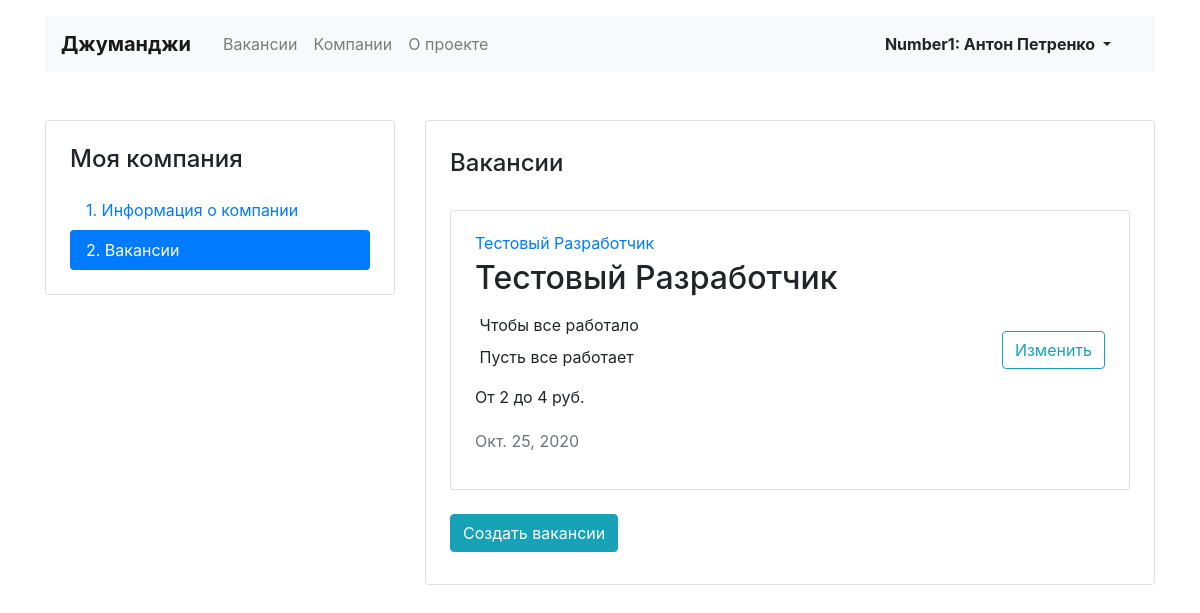
Page /mycompany/vacancies (signed in) on the earlier database version.
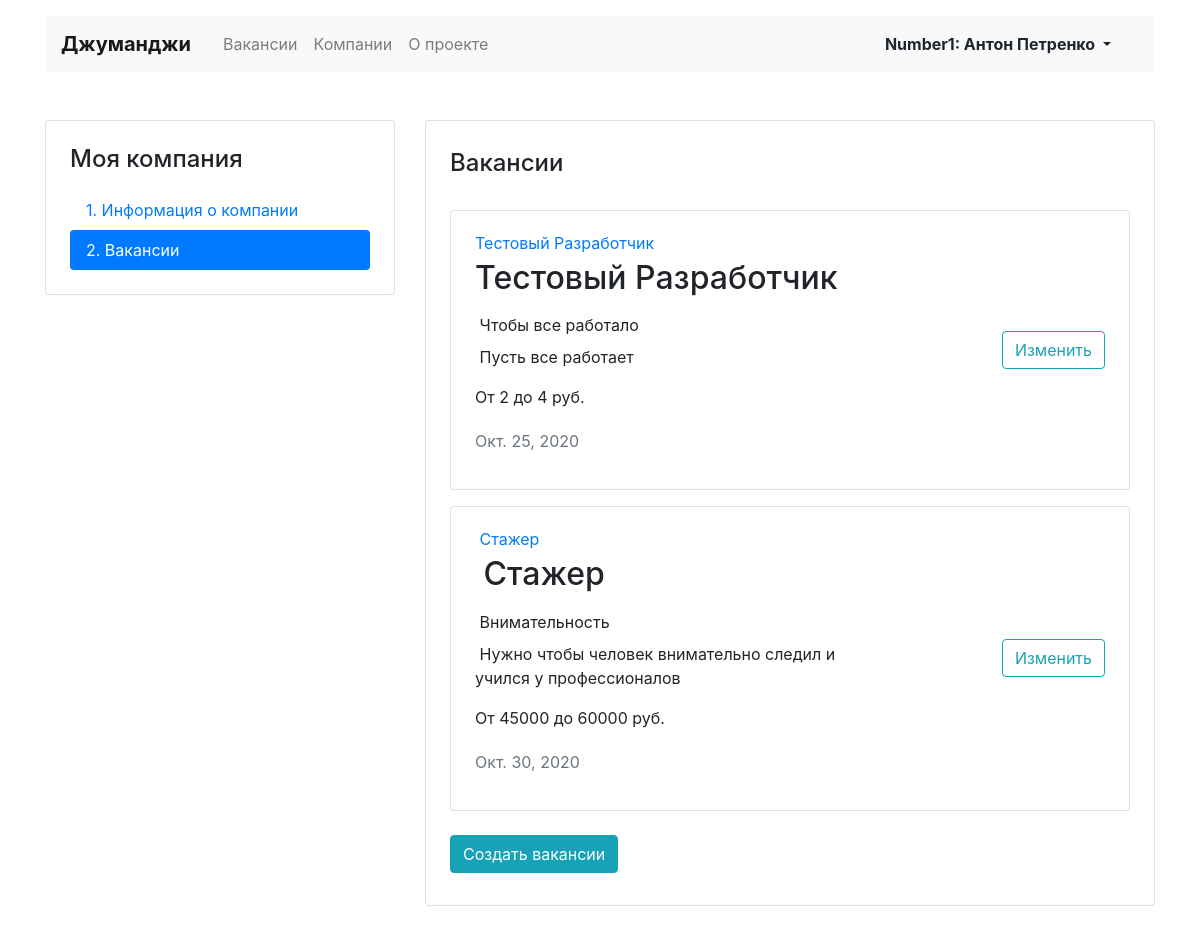
Same page on the later database version.
### jumanji/models.py (models this page shows)
class Vacancy(models.Model):
    title = models.CharField(max_length=25)
    skills = models.CharField(max_length=100)
    description = models.CharField(max_length=200)
    salary_min = models.IntegerField()
    salary_max = models.IntegerField()
    published_at = models.DateField()
    specialty = models.ForeignKey(Specialty, on_delete=models.CASCADE, related_name='vacancies', unique=False)
    company = models.ForeignKey(Company, on_delete=models.CASCADE, related_name='vacancies', unique=False)

### jumanji/views.py (the view)
# urls.py: path('mycompany/vacancies', views.vacancies_list_mycompany_view, name='mycompany_vacancies'),
def vacancies_list_mycompany_view(request):
    Anonymous = request.user.is_anonymous
    if Anonymous is False:
        try:
            company_by_user_id = models.Company.objects.get(owner_id=User.objects.get(username=request.user).id).id
            vacncies_company_by_user = models.Vacancy.objects.filter(company=company_by_user_id)
            count_vacncies_company_by_user = models.Vacancy.objects.filter(company=company_by_user_id).count()
            return render(request, 'vacancy-list.html', context={
                'vacancies': vacncies_company_by_user,
                'count_vacancies': count_vacncies_company_by_user
            })
        except ObjectDoesNotExist:
            return HttpResponseRedirect(reverse('mycompany'))
    else:
        return HttpResponseRedirect(reverse('register'))

### templates/vacancy-list.html (shortened to what this page needs)
{% extends 'base.html' %}
{% block content %}
  <main class="container mt-3 pb-5">
    <div class="row mt-5">
      <div class="col-12 col-lg-4">
        <aside class="pt-3 pb-4 px-4 mb-5 card">
          <h1 class="h4 pt-2 pb-2">Моя компания</h1>
          <div class="nav flex-column nav-pills" id="v-pills-tab" role="tablist" aria-orientation="vertical">
            <a class="nav-link" href="{% url 'mycompany' %}">1. Информация о&nbsp;компании</a>
            <a class="nav-link active" href="">2. Вакансии</a>
          </div>
        </aside>
      </div>
      <div class="col-12 col-lg-8">
        <div class="card">
          <div class="card-body px-4 pb-4">
            <section class="tab-pane fade show active">
              <h2 class="h4 pt-2 pb-3">Вакансии</h2>
              {% if count_vacancies == 0 %} <p class="alert alert-info" role="alert">У вас пока нет вакансий, но вы можете создать первую!</p>
              {% elif count_vacancies > 0 %}
                {% for vacancy in vacancies %}
                  <div class="card mt-3">
                    <div class="card-body px-4">
                      <div class="row align-items-center">
                        <div class="col-6 col-lg-8">
                          <a href="{% url 'one_vacancy' vacancy.id %}" class="mb-1">{{vacancy.title}}</a>
                          <p class="mb-1">
                            <h2 class="h2 pb-2">{{vacancy.title}}</h2>
                            <p class="mb-2">{{vacancy.skills}}</p>
                            <p>{{vacancy.description}}</p>
                            <p>От {{vacancy.salary_min}} до {{vacancy.salary_max}} руб.</p>
                            <p class="text-muted pt-1">{{vacancy.published_at}}</p>
                          </p>
                        </div>
                        <div class="col-6 col-lg-4 text-right">
                          <a href="{% url 'mycompany_vacancy_edit' vacancy.id %}" class="btn btn-outline-info">Изменить</a>
                        </div>
                      </div>
                    </div>
                  </div>
                {% endfor %}
              {% endif %}
              <a href="{% url 'vacancy_generate' %}" class="btn btn-info mb-2 mt-4">Создать вакансии</a>
            </section>
          </div>
        </div>
      </div>
    </div>
  </main>
{% endblock %}

### templates/base.html (shortened to what this page needs)
<!DOCTYPE html>
<html lang="en">
<head>
    <link rel="stylesheet" href="https://stackpath.bootstrapcdn.com/bootstrap/4.3.1/css/bootstrap.min.css">
</head>
<body>
    <header class="container mt-3">
    <nav class="navbar navbar-expand-lg navbar-light bg-light">
      <a class="navbar-brand mr-4 font-weight-bold" href="{% url 'main_page' %}">Джуманджи</a>
      <div class="collapse navbar-collapse justify-content-between" id="navbarNav">
        <ul class="navbar-nav col-10">
          <li class="nav-item">
            <a class="nav-link" href="{% url 'all_vacancies' %}">Вакансии</a>
          </li>
          <li class="nav-item">
            <a class="nav-link" href="{% url 'all_companies' %}">Компании</a>
          </li>
          <li class="nav-item">
            <a class="nav-link" href="{% url 'main_page' %}">О проекте</a>
          </li>
        </ul>
        <ul class="navbar-nav col-2 justify-content-end">
          <li class="nav-item active">
            {% if user.is_active %}
              <div class="btn-group">
                <button type="button" class="btn dropdown-toggle font-weight-bold" data-toggle="dropdown" aria-haspopup="true" aria-expanded="false">
                  {{user.username}}: {{user.first_name}} {{user.last_name}}
                </button>
              </div>
            {% endif %}
          </li>
        </ul>
      </div>
    </nav>
  </header>
    {% block content %}
    {% endblock %}
</body>
</html>

### templates/vacancy-list.html (style rules this page uses)
body { background-color: #F6F2E6; }

Differences in the rows shown:
added Vacancy: title "Стажер", skills "Внимательность", description "Нужно чтобы человек внимательно следил и учился у профессионалов", salary_min "45000", salary_max "60000", published_at "Окт. 30, 2020"
